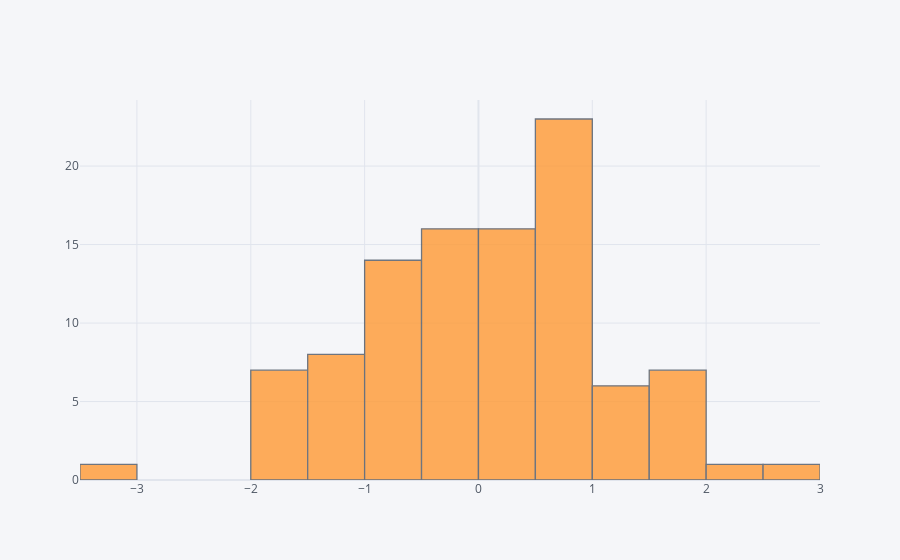

Notebook code cell kept with this figure:
### Markdown cell above
# histogram

### Code cell
df['A'].iplot(kind = 'hist',bins = 25)

### Figure 1 — Plotly figure (JSON) as saved in the notebook; plotly's stock layout.template omitted (floating-point values rounded to 4 significant figures)
{"data": [{"histfunc": "count", "histnorm": "", "marker": {"color": "rgba(255, 153, 51, 1.0)", "line": {"color": "#4D5663", "width": 1.3}}, "name": "A", "nbinsx": 25, "opacity": 0.8, "orientation": "v", "type": "histogram", "x": [-0.6695, -0.2919, -0.9832, 0.01326, 0.5649, 0.8064, -0.2905, -1.455, -0.9335, 0.1521, -0.1295, -0.0733, -1.321, 0.5375, -1.538, 1.648, -1.515, -0.9487, 0.9868, 0.8271, 0.5328, -1.215, -1.07, -0.2042, 0.2565, 1.165, 0.8666, 0.9184, 0.6505, -0.8244, 0.3176, 0.3284, -0.4879, 0.966, -0.435, 0.1457, 0.7436, 0.9409, -0.6465, -0.002407, 1.707, -0.4121, -0.1139, -1.798, 0.4866, 1.041, 1.921, 0.6143, 1.534, 0.2813, 0.04453, 0.3255, -1.724, 1.047, 0.9104, 0.8526, -0.3041, 1.699, -1.484, 0.3833, 0.7053, 0.4203, 0.5074, -0.9593, -3.033, -1.191, -0.2859, 1.001, 0.102, -0.4482, 1.561, -1.851, -0.6915, -1.189, -0.2089, -1.565, -0.5072, 0.9745, 0.5655, 1.278, -0.2855, 0.1534, 0.8637, -0.5646, 2.596, 0.5495, 0.1299, 1.886, 2.31, -0.7212, 1.225, -0.07862, -1.632, 0.8172, -1.488, -0.8285, -0.6148, -0.6261, 0.07616, 0.6386]}], "layout": {"barmode": "overlay", "legend": {"bgcolor": "#F5F6F9", "font": {"color": "#4D5663"}}, "paper_bgcolor": "#F5F6F9", "plot_bgcolor": "#F5F6F9", "title": {"font": {"color": "#4D5663"}}, "xaxis": {"gridcolor": "#E1E5ED", "showgrid": true, "tickfont": {"color": "#4D5663"}, "title": {"font": {"color": "#4D5663"}, "text": ""}, "zerolinecolor": "#E1E5ED"}, "yaxis": {"gridcolor": "#E1E5ED", "showgrid": true, "tickfont": {"color": "#4D5663"}, "title": {"font": {"color": "#4D5663"}, "text": ""}, "zerolinecolor": "#E1E5ED"}}}
